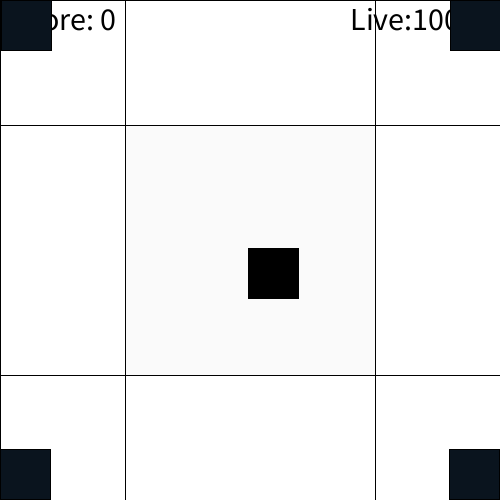
Frame 1 (no input)
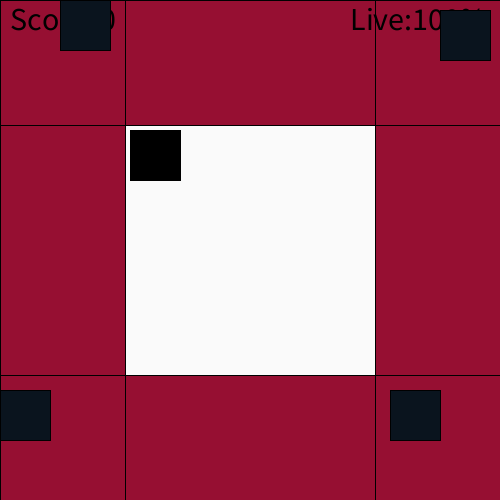
Frame 60 (the mouse pressed at the canvas centre just before this capture)
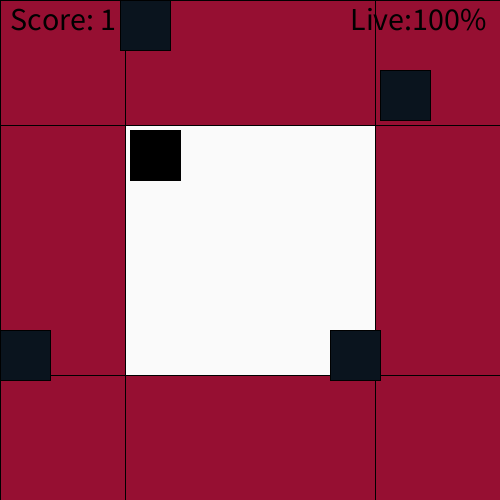
Frame 120 (the mouse held since frame 60 and released just before this capture)

The Processing sketch that drew these frames (run headless with seeded random() and noise(); from frame 60 on, the mouse is pressed at the canvas centre):

// Processing sketch: processing_165645
// ── processing_165645.pde

void setup()
{
  size(500,500);
}
int x=250;
int y=250;
int x1=0;
int y1=0;
int x2=450;
int y2=0;
int x3=0;
int y3=450;
int x4=450;
int y4=450;
int t=0;
int z=0;
int o=0;
int pm=0;
int p=0;
int v=100;
int a=0;
void draw()
{
  a++;
  p=pm/10;
  z++;
  t = z /100;
  background(250);
  rect(0,0,125,125);
  rect(0,125,125,250);
  rect(0,375,125,125);
  rect(125,0,250,125);
  rect(125,375,250,125);
  rect(375,0,125,125);
  rect(375,125,125,250);
  rect(375,375,125,125);
  fill(250);
  if(mouseX < 125 && mouseY < 125)
  {
    x--;
    y--;
    x--;
    y--;
  }
  else if(mouseX < 125 && mouseY < 375)
  {
   x--;
   x--;
  }
  else if(mouseX < 125 && mouseY > 375)
  {
   x--;
   y++;
   x--;
   y++;
  }
  else if(mouseX < 375 && mouseY < 125)
  {
   y--;
   y--;
  }
  else if(mouseX < 375 && mouseY > 375)
  {
   y++;
   y++;
  }
  else if(mouseX > 375 && mouseY < 125)
  {
   x++;
   y--;
   x++;
   y--;
  }
  else if(mouseX > 375 && mouseY < 375)
  {
   x++;
   x++;
  }
  else if(mouseX > 375 && mouseY > 375)
  {
   x++;
   y++;
   x++;
   y++;
  }
  
  if(x1 < x)
  {
    x1++;
  }
  else if(x1 > x)
  {
    x1--;
  }
  else if(y1 < y)
  {
    y1++;
  }
  else if(y1 < y)
  {
    y1++;
  }
  else if(y1 > y)
  {
    y1--;
  }
  if(y1 > y-5 & y1 < y)
  {
    y1++;
  }
  else if(y1 < y+5 & y1 > y)
  {
    y1--;
  }
  if(x1 > x-5 & x1 < x)
  {
    x1++;
  }
  else if(x1 < x+5 & x1 > x)
  {
    x1--;
  }
  
  if(x1 >= x-50 & x1 <= x+50 & y1 >= y-50 & y1 <= y+50)
  {
    pm++;
  }
  if(x2 < x & a > 50)
  {
    x2++;
    if(a >125)
    {
      x2++;
      if(a >135)
      {
        x2++;
        if(a >140)
        {
        a=0;
        }
      }
    }
  }
  else if(x2 > x & a > 50)
  {
    x2--;
    if(a >125)
    {
      x2--;
      if(a >135)
      {
        if(a >140)
        {
        a=0;
        }
        x2--;
      }
    }
  }
  if(y2 < y & a > 50)
  {
    y2++;
    if(a >125)
    {
      y2++;
      if(a >135)
      {
        if(a >140)
        {
        a=0;
        }
        y2++;
      }
    }
  }
  else if(y2 > y & a >50)
  {
    y2--;
    if(a >125)
    {
      y2--;
      if(a >135)
      {
        if(a >140)
        {
        a=0;
        }
        y2--;
      }
    }
  }
  if(x2 >= x-50 & x2 <= x+50 & y2 >= y-50 & y2 <= y+50)
  {
    pm++;
  }
  
  if(y3 < y)
  {
    y3++;
  }
  else if(y3 > y)
  {
    y3--;
  }
  else if(x3 < x)
  {
    x3++;
    x3++;
    if(x3 > x-250 & x3 < x)
    {
      x3++;
    }
  }
  else if(x3 > x)
  {
    x3--;
    x3--;
    if(x3 < x+150 & x3 > x)
    {
      x3--;
    }
  }
  
  if(x3 >= x-50 & x3 <= x+50 & y3 >= y-50 & y3 <= y+50)
  {
    pm++;
  }
  
  if(x4 < x)
  {
    x4++;
  }
  if(x4 > x)
  {
    x4--;
  }
  if(y4 < y)
  {
    y4++;
  }
  if(y4 > y)
  {
    y4--;
  }
  if(x4 >= x-50 & x4 <= x+50 & y4 >= y-50 & y4 <= y+50)
  {
    pm++;
  }
  if(x < 0 || x+50 > 500 || y < 0 || y+50 > 500)
  {
    o=1;
  }
  fill(0);
  textSize(32);
  text("Score: "+t, 10, 30); 
  textSize(32);
  text("Live:"+(v-p)+"%", 350, 30);
  rect(x,y,50,50);
  fill(10,20,30);
  rect(x1,y1,50,50);
  rect(x2,y2,50,50);
  rect(x3,y3,50,50);
  rect(x4,y4,50,50);
  fill(150,15,50);
  if(o == 1)
  {
    z--;
    background(0);
    fill(230);
    textSize(50);
    text("Score : "+ t, 150, 250); 
  }
  if(v - p<=0)
  {
    o = 1;
  }
}
